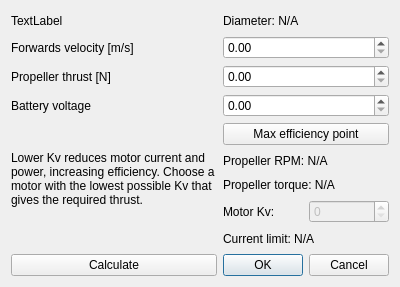
<?xml version="1.0" encoding="UTF-8"?>
<ui version="4.0">
 <class>Dialog</class>
 <widget class="QDialog" name="Dialog">
  <property name="geometry">
   <rect>
    <x>0</x>
    <y>0</y>
    <width>400</width>
    <height>287</height>
   </rect>
  </property>
  <property name="windowTitle">
   <string>Propeller functions</string>
  </property>
  <layout class="QGridLayout" name="gridLayout">
   <item row="2" column="0">
    <widget class="QLabel" name="label_2">
     <property name="text">
      <string>Forwards velocity [m/s]</string>
     </property>
    </widget>
   </item>
   <item row="3" column="0">
    <widget class="QLabel" name="label_3">
     <property name="text">
      <string>Propeller thrust [N]</string>
     </property>
    </widget>
   </item>
   <item row="8" column="1">
    <widget class="QLabel" name="label_Kv">
     <property name="text">
      <string>Motor Kv:</string>
     </property>
    </widget>
   </item>
   <item row="0" column="0">
    <widget class="QLabel" name="label_prop_name">
     <property name="text">
      <string>TextLabel</string>
     </property>
    </widget>
   </item>
   <item row="11" column="0">
    <widget class="QPushButton" name="pushButton_calculate">
     <property name="text">
      <string>Calculate</string>
     </property>
    </widget>
   </item>
   <item row="6" column="0" rowspan="4">
    <widget class="QLabel" name="label_4">
     <property name="text">
      <string>Lower Kv reduces motor current and power, increasing efficiency. Choose a motor with the lowest possible Kv that gives the required thrust.</string>
     </property>
     <property name="alignment">
      <set>Qt::AlignLeading|Qt::AlignLeft|Qt::AlignTop</set>
     </property>
     <property name="wordWrap">
      <bool>true</bool>
     </property>
    </widget>
   </item>
   <item row="4" column="0">
    <widget class="QLabel" name="label">
     <property name="text">
      <string>Battery voltage</string>
     </property>
    </widget>
   </item>
   <item row="8" column="2">
    <widget class="QSpinBox" name="spinBox_Kv">
     <property name="enabled">
      <bool>false</bool>
     </property>
     <property name="maximum">
      <number>10000</number>
     </property>
     <property name="singleStep">
      <number>10</number>
     </property>
    </widget>
   </item>
   <item row="5" column="1" colspan="2">
    <widget class="QPushButton" name="pushButton_max_eff">
     <property name="text">
      <string>Max efficiency point</string>
     </property>
    </widget>
   </item>
   <item row="4" column="1" colspan="2">
    <widget class="QDoubleSpinBox" name="doubleSpinBox_V"/>
   </item>
   <item row="3" column="1" colspan="2">
    <widget class="QDoubleSpinBox" name="doubleSpinBox_Th"/>
   </item>
   <item row="2" column="1" colspan="2">
    <widget class="QDoubleSpinBox" name="doubleSpinBox_U"/>
   </item>
   <item row="0" column="1" colspan="2">
    <widget class="QLabel" name="label_diameter">
     <property name="text">
      <string>Diameter: N/A</string>
     </property>
    </widget>
   </item>
   <item row="6" column="1" colspan="2">
    <widget class="QLabel" name="label_RPM">
     <property name="text">
      <string>Propeller RPM: N/A</string>
     </property>
    </widget>
   </item>
   <item row="7" column="1" colspan="2">
    <widget class="QLabel" name="label_Q">
     <property name="text">
      <string>Propeller torque: N/A</string>
     </property>
    </widget>
   </item>
   <item row="11" column="1" colspan="2">
    <widget class="QDialogButtonBox" name="buttonBox">
     <property name="orientation">
      <enum>Qt::Horizontal</enum>
     </property>
     <property name="standardButtons">
      <set>QDialogButtonBox::Cancel|QDialogButtonBox::Ok</set>
     </property>
    </widget>
   </item>
   <item row="9" column="1" colspan="2">
    <widget class="QLabel" name="label_Imax">
     <property name="text">
      <string>Current limit: N/A</string>
     </property>
    </widget>
   </item>
  </layout>
 </widget>
 <resources/>
 <connections>
  <connection>
   <sender>buttonBox</sender>
   <signal>accepted()</signal>
   <receiver>Dialog</receiver>
   <slot>accept()</slot>
   <hints>
    <hint type="sourcelabel">
     <x>248</x>
     <y>254</y>
    </hint>
    <hint type="destinationlabel">
     <x>157</x>
     <y>274</y>
    </hint>
   </hints>
  </connection>
  <connection>
   <sender>buttonBox</sender>
   <signal>rejected()</signal>
   <receiver>Dialog</receiver>
   <slot>reject()</slot>
   <hints>
    <hint type="sourcelabel">
     <x>316</x>
     <y>260</y>
    </hint>
    <hint type="destinationlabel">
     <x>286</x>
     <y>274</y>
    </hint>
   </hints>
  </connection>
 </connections>
</ui>
